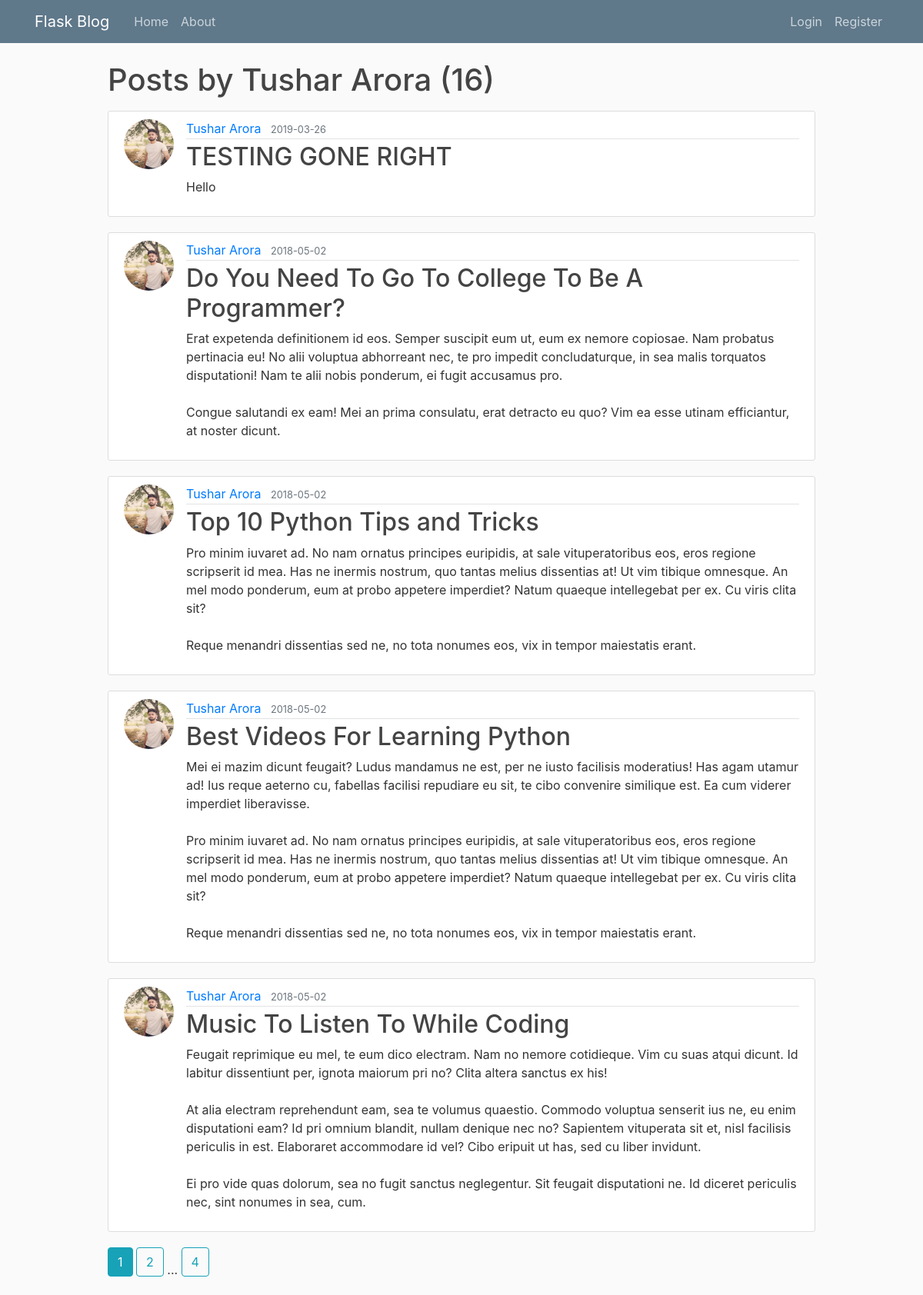
Page /user/Tushar Arora on the committed database.
### flaskblog/models.py (models this page shows, shortened)
class User(db.Model, UserMixin):
    id = db.Column(db.Integer, primary_key=True)
    username = db.Column(db.String(20), unique=True, nullable=False)
    email = db.Column(db.String(120), unique=True, nullable=False)
    image_file = db.Column(db.String(20), nullable=False, default='default.jpg')
    password = db.Column(db.String(60), nullable=False)
    posts = db.relationship('Post', backref='author', lazy=True)

class Post(db.Model):
    id = db.Column(db.Integer, primary_key=True)
    title = db.Column(db.String(100), nullable=False)
    date_posted = db.Column(db.DateTime, nullable=False, default=datetime.utcnow)
    content = db.Column(db.Text, nullable=False)
    user_id = db.Column(db.Integer, db.ForeignKey('user.id'), nullable=False)

### flaskblog/routes.py (the view)
@app.route("/user/<string:username>")
def user_posts(username):
    page = request.args.get('page', 1, type=int)
    user = User.query.filter_by(username=username).first_or_404()
    posts = Post.query.filter_by(author=user)\
        .order_by(Post.date_posted.desc())\
        .paginate(page=page, per_page=5)
    return render_template('user_posts.html', posts=posts, user=user)

### flaskblog/templates/user_posts.html
{% extends "layout.html" %}
{% block content %}
    <h1 class="mb-3">Posts by {{ user.username }} ({{ posts.total }})</h1>
    {% for post in posts.items %}
        <article class="media content-section">
          <img class="rounded-circle article-img" src="{{ url_for('static', filename='profile_pics/' + post.author.image_file) }}">
          <div class="media-body">
            <div class="article-metadata">
              <a class="mr-2" href="{{ url_for('user_posts', username=post.author.username) }}">{{ post.author.username }}</a>
              <small class="text-muted">{{ post.date_posted.strftime('%Y-%m-%d') }}</small>
            </div>
            <h2><a class="article-title" href="{{ url_for('post', post_id=post.id) }}">{{ post.title }}</a></h2>
            <p class="article-content">{{ post.content }}</p>
          </div>
        </article>
    {% endfor %}
    {% for page_num in posts.iter_pages(left_edge=1, right_edge=1, left_current=1, right_current=2) %}
      {% if page_num %}
        {% if posts.page == page_num %}
          <a class="btn btn-info mb-4" href="{{ url_for('user_posts', username=user.username, page=page_num) }}">{{ page_num }}</a>
        {% else %}
          <a class="btn btn-outline-info mb-4" href="{{ url_for('user_posts', username=user.username, page=page_num) }}">{{ page_num }}</a>
        {% endif %}
      {% else %}
        ...
      {% endif %}
    {% endfor %}
{% endblock content %}

### flaskblog/templates/layout.html (shortened to what this page needs)
<!DOCTYPE html>
<html>
<head>
    <link rel="stylesheet" href="https://maxcdn.bootstrapcdn.com/bootstrap/4.0.0/css/bootstrap.min.css">
    <link rel="stylesheet" type="text/css" href="{{ url_for('static', filename='main.css') }}">
</head>
<body>
    <header class="site-header">
      <nav class="navbar navbar-expand-md navbar-dark bg-steel fixed-top">
        <div class="container">
          <a class="navbar-brand mr-4" href="/">Flask Blog</a>
          <div class="collapse navbar-collapse" id="navbarToggle">
            <div class="navbar-nav mr-auto">
              <a class="nav-item nav-link" href="{{ url_for('home') }}">Home</a>
              <a class="nav-item nav-link" href="{{ url_for('about') }}">About</a>
            </div>
            <div class="navbar-nav">
              {% if current_user.is_authenticated %}
                <a class="nav-item nav-link" href="{{ url_for('new_post') }}">New Post</a>
                <a class="nav-item nav-link" href="{{ url_for('account') }}">Account</a>
                <a class="nav-item nav-link" href="{{ url_for('logout') }}">Logout</a>
              {% else %}
                <a class="nav-item nav-link" href="{{ url_for('login') }}">Login</a>
                <a class="nav-item nav-link" href="{{ url_for('register') }}">Register</a>
              {% endif %}
            </div>
          </div>
        </div>
      </nav>
    </header>
    <main role="main" class="container">
      <div class="row justify-content-around">
        <div class="col-md-10">
          {% block content %}{% endblock %}
        </div>
      </div>
    </main>
</body>
</html>

### flaskblog/static/main.css (style rules this page uses)
body { background: #fafafa; color: #333333; margin-top: 5rem; }
h1, h2, h3, h4, h5, h6 { color: #444444; }
.bg-steel { background-color: #5f788a; }
.site-header .navbar-nav .nav-link { color: #cbd5db; }
.content-section { background: #ffffff; padding: 10px 20px; border: 1px solid #dddddd; border-radius: 3px; margin-bottom: 20px; }
.article-title { color: #444444; }
.article-content { white-space: pre-line; }
.article-img { height: 65px; width: 65px; margin-right: 16px; }
.article-metadata { padding-bottom: 1px; margin-bottom: 4px; border-bottom: 1px solid #e3e3e3 }

### rows in the picture
User: username "Tushar Arora"
Post: image_file (picture), author.username "Tushar Arora", date_posted "2019-03-26", title "TESTING GONE RIGHT", content "Hello"
Post: image_file (picture), author.username "Tushar Arora", date_posted "2018-05-02", title "Do You Need To Go To College To Be A Programmer?", content "Erat expetenda definitionem id eos. Semper suscipit eum ut, eum ex nemore copiosae. Nam probatus pertinacia eu! No alii voluptua abhorreant nec, te pro impedit concludaturque, in sea malis torquatos disputationi! Nam te alii nobis ponderum, ei fugit accusamus pro. Congue salutandi ex eam! Mei an prima consulatu, erat detracto eu quo? Vim ea esse utinam efficiantur, at noster dicunt."
Post: image_file (picture), author.username "Tushar Arora", date_posted "2018-05-02", title "Top 10 Python Tips and Tricks", content "Pro minim iuvaret ad. No nam ornatus principes euripidis, at sale vituperatoribus eos, eros regione scripserit id mea. Has ne inermis nostrum, quo tantas melius dissentias at! Ut vim tibique omnesque. An mel modo ponderum, eum at probo appetere imperdiet? Natum quaeque intellegebat per ex. Cu viris clita sit? Reque menandri dissentias sed ne, no tota nonumes eos, vix in tempor maiestatis erant."
Post: image_file (picture), author.username "Tushar Arora", date_posted "2018-05-02", title "Best Videos For Learning Python", content "Mei ei mazim dicunt feugait? Ludus mandamus ne est, per ne iusto facilisis moderatius! Has agam utamur ad! Ius reque aeterno cu, fabellas facilisi repudiare eu sit, te cibo convenire similique est. Ea cum viderer imperdiet liberavisse. Pro minim iuvaret ad. No nam ornatus principes euripidis, at sale vituperatoribus eos, eros regione scripserit id mea. Has ne inermis nostrum, quo tantas melius dissentias at! Ut vim tibique omnesque. An mel modo ponderum, eum at probo appetere imperdiet? Natum quaeque intellegebat per ex. Cu viris clita sit? Reque menandri dissentias sed ne, no tota nonumes eos, vix in tempor maiestatis erant."
Post: image_file (picture), author.username "Tushar Arora", date_posted "2018-05-02", title "Music To Listen To While Coding", content "Feugait reprimique eu mel, te eum dico electram. Nam no nemore cotidieque. Vim cu suas atqui dicunt. Id labitur dissentiunt per, ignota maiorum pri no? Clita altera sanctus ex his! At alia electram reprehendunt eam, sea te volumus quaestio. Commodo voluptua senserit ius ne, eu enim disputationi eam? Id pri omnium blandit, nullam denique nec no? Sapientem vituperata sit et, nisl facilisis periculis in est. Elaboraret accommodare id vel? Cibo eripuit ut has, sed cu liber invidunt. Ei pro vide quas dolorum, sea no fugit sanctus neglegentur. Sit feugait disputationi ne. Id diceret periculis nec, sint nonumes in sea, cum."

### other values in the picture
{{ posts.total }} "16"
{{ page_num }} "1"
{{ page_num }} "2" "4"
